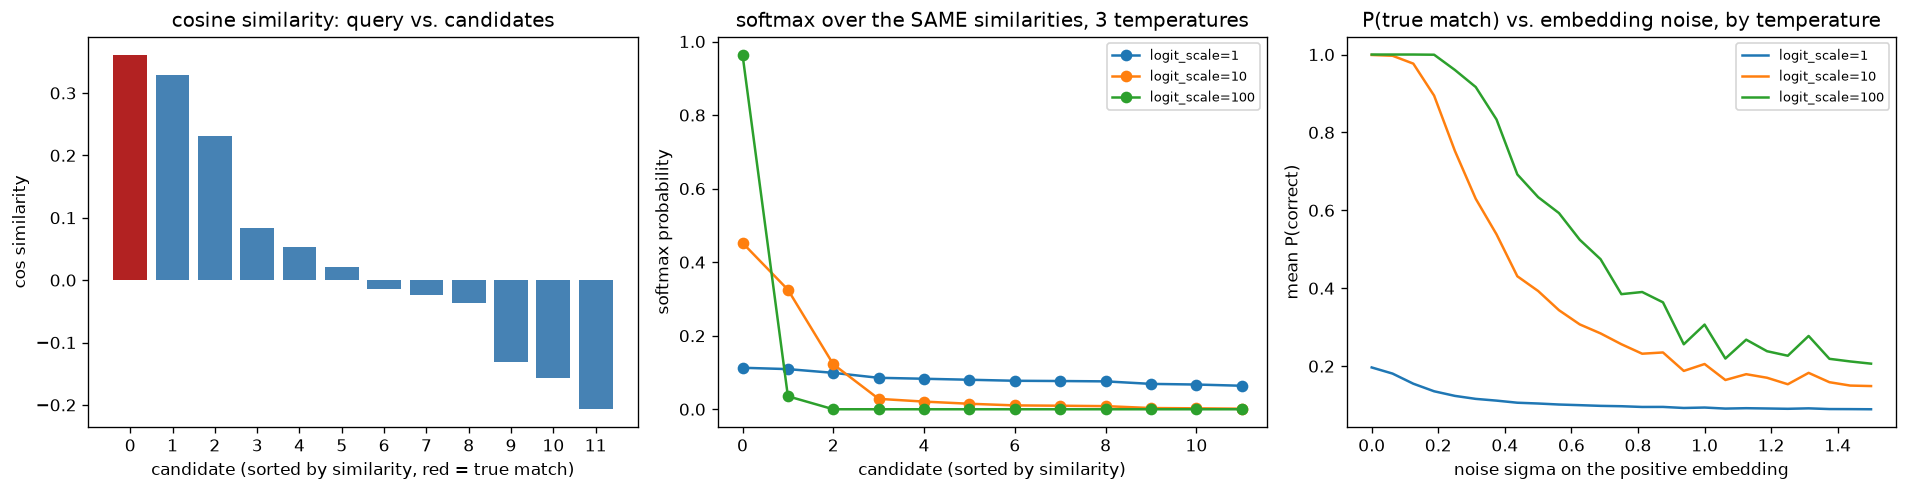

This chart was generated by the following Python code:
import numpy as np
import matplotlib.pyplot as plt

np.random.seed(42)

D = 64          # embedding dimension
K = 11          # number of negative candidates
n_trials = 300  # averaged trials for the smooth noise-sweep curve


def rand_unit(n, d):
    v = np.random.randn(n, d)
    return v / np.linalg.norm(v, axis=-1, keepdims=True)


def softmax(x):
    x = x - x.max(axis=-1, keepdims=True)
    e = np.exp(x)
    return e / e.sum(axis=-1, keepdims=True)


# ---------- Panel 1: one illustrative trial -- cosine similarity of a text query to
# 1 true image match (noisy embedding) + K random negatives, exactly the per-row
# similarity vector CLIP's S_ij matrix computes for a single anchor ----------
query = rand_unit(1, D)[0]
negatives = rand_unit(K, D)
noise_demo = 0.4
positive_demo = query + noise_demo * np.random.randn(D)
positive_demo /= np.linalg.norm(positive_demo)
sims_demo = np.concatenate([[positive_demo @ query], negatives @ query])
order = np.argsort(-sims_demo)
colors = ["firebrick" if i == 0 else "steelblue" for i in order]

# ---------- Panel 2: temperature (logit_scale = 1/tau) sharpens the softmax over
# that SAME similarity vector -- this is exactly the logit_scale in the CLIP loss ----------
scales = [1, 10, 100]
probs_by_scale = {s: softmax(s * sims_demo[order]) for s in scales}

# ---------- Panel 3: sweep embedding noise (domain gap / imperfect encoder) and
# measure mean P(true match) at each temperature -- the matched-filter
# "selectivity vs. robustness" tradeoff: a sharper filter has more gain when clean,
# but collapses faster once the signal (embedding) is noisy ----------
noise_levels = np.linspace(0.0, 1.5, 25)
p_correct = {s: [] for s in scales}

for sigma in noise_levels:
    qs = rand_unit(n_trials, D)
    negs = rand_unit(n_trials * K, D).reshape(n_trials, K, D)
    pos = qs + sigma * np.random.randn(n_trials, D)
    pos /= np.linalg.norm(pos, axis=-1, keepdims=True)

    trial_sims = np.zeros((n_trials, K + 1))
    trial_sims[:, 0] = np.sum(pos * qs, axis=-1)
    trial_sims[:, 1:] = np.einsum("nkd,nd->nk", negs, qs)

    for s in scales:
        p = softmax(s * trial_sims)
        p_correct[s].append(p[:, 0].mean())

# ---------- Plot ----------
fig, axes = plt.subplots(1, 3, figsize=(16, 4.2))

ax = axes[0]
ax.bar(range(len(sims_demo)), sims_demo[order], color=colors)
ax.set_xticks(range(len(sims_demo)))
ax.set_title("cosine similarity: query vs. candidates")
ax.set_xlabel("candidate (sorted by similarity, red = true match)")
ax.set_ylabel("cos similarity")

ax = axes[1]
x = np.arange(len(sims_demo))
for s in scales:
    ax.plot(x, probs_by_scale[s], marker="o", label=f"logit_scale={s}")
ax.set_title("softmax over the SAME similarities, 3 temperatures")
ax.set_xlabel("candidate (sorted by similarity)")
ax.set_ylabel("softmax probability")
ax.legend(fontsize=8)

ax = axes[2]
for s in scales:
    ax.plot(noise_levels, p_correct[s], label=f"logit_scale={s}")
ax.set_title("P(true match) vs. embedding noise, by temperature")
ax.set_xlabel("noise sigma on the positive embedding")
ax.set_ylabel("mean P(correct)")
ax.legend(fontsize=8)

plt.tight_layout()
plt.savefig("graph_DAY_90.png", dpi=120, bbox_inches="tight")
